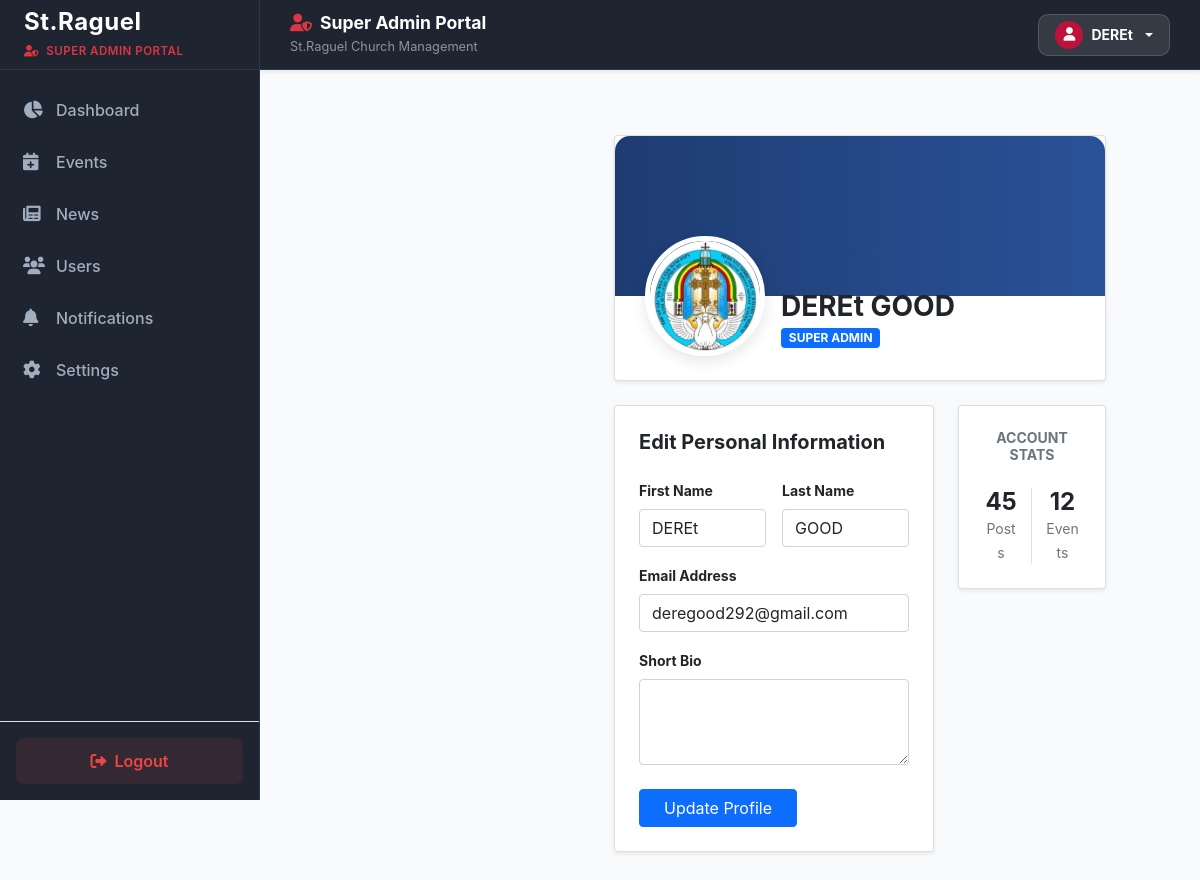
Screenshot of /Super_Admin/admin-profile.php (signed in) with the database file from the repository.
### tables this page shows
CREATE TABLE `users` (
  `id` int(11) NOT NULL,
  `first_name` varchar(50) NOT NULL,
  `last_name` varchar(50) NOT NULL,
  `email` varchar(100) NOT NULL,
  `password` varchar(255) NOT NULL,
  `role` enum('Admin','Editor','Super Admin') DEFAULT 'Admin',
  `photo` varchar(255) DEFAULT 'default_avatar.png',
  `status` enum('active','inactive') DEFAULT 'active',
  `last_seen` datetime DEFAULT NULL,
  `created_at` timestamp NOT NULL DEFAULT current_timestamp(),
  `category` varchar(255) NOT NULL DEFAULT 'None'
);

### Super_Admin/admin-profile.php (the view, shortened to what this page needs)
<?php
include "include/conn.php";
$user_id = isset($_SESSION['user_id']) ? $_SESSION['user_id'] : 1;
$query = "SELECT * FROM users WHERE id = '$user_id'";
$result = mysqli_query($conn, $query);
$user = mysqli_fetch_assoc($result);
$fname = htmlspecialchars($user['first_name']);
$lname = htmlspecialchars($user['last_name']);
$email = htmlspecialchars($user['email']);
$bio   = htmlspecialchars($user['bio'] ?? '');
$role  = htmlspecialchars($user['role']);
$photo = !empty($user['photo']) ? 'uploads/avatars/'.$user['photo'] : 'https://i.pravatar.cc/150?u=admin';
?>
<!DOCTYPE html>
<html lang="en">
<head>
    <link href="https://cdn.jsdelivr.net/npm/bootstrap@5.3.0/dist/css/bootstrap.min.css" rel="stylesheet">
    <link rel="stylesheet" href="https://cdnjs.cloudflare.com/ajax/libs/font-awesome/6.0.0/css/all.min.css">
</head>
<body>
    <?php
    include 'include/header.php';
    include 'include/nav.php'; ?>
    <main id="main-content">
        <div class="container-fluid">
            <div class="card card-custom mb-4 overflow-hidden">
                <div class="profile-cover"></div>
                <div class="profile-avatar-container d-flex align-items-end mb-4">
                    <img src="<?php echo $photo; ?>" alt="Admin" class="profile-avatar">
                    <div class="ms-3 mb-2">
                        <h3 class="fw-bold mb-0"><?php echo $fname . " " . $lname; ?></h3>
                        <span class="badge bg-primary"><?php echo strtoupper($role); ?></span>
                    </div>
                </div>
            </div>
            <div class="row">
                <div class="col-lg-8">
                    <div class="card card-custom p-4 mb-4">
                        <h5 class="fw-bold mb-4">Edit Personal Information</h5>
                        <form action="" method="POST">
                            <div class="row g-3">
                                <div class="col-md-6">
                                    <label class="form-label small fw-bold">First Name</label>
                                    <input type="text" name="first_name" class="form-control" value="<?php echo $fname; ?>" required>
                                </div>
                                <div class="col-md-6">
                                    <label class="form-label small fw-bold">Last Name</label>
                                    <input type="text" name="last_name" class="form-control" value="<?php echo $lname; ?>" required>
                                </div>
                                <div class="col-md-12">
                                    <label class="form-label small fw-bold">Email Address</label>
                                    <input type="email" name="email" class="form-control" value="<?php echo $email; ?>" required>
                                </div>
                                <div class="col-12">
                                    <label class="form-label small fw-bold">Short Bio</label>
                                    <textarea name="bio" class="form-control" rows="3"><?php echo $bio; ?></textarea>
                                </div>
                            </div>
                            <div class="mt-4">
                                <button type="submit" name="update_profile" class="btn btn-primary px-4">Update Profile</button>
                            </div>
                        </form>
                    </div>
                </div>
                <div class="col-lg-4">
                    <div class="card card-custom p-4 mb-4 text-center">
                        <h6 class="text-muted fw-bold small text-uppercase">Account Stats</h6>
                        <div class="row mt-3">
                            <div class="col-6 border-end">
                                <h4 class="fw-bold mb-0">45</h4>
                                <small class="text-muted">Posts</small>
                            </div>
                            <div class="col-6">
                                <h4 class="fw-bold mb-0">12</h4>
                                <small class="text-muted">Events</small>
                            </div>
                        </div>
                    </div>
                </div>
            </div>
        </div>
    </main>
</body>
</html>

### Super_Admin/include/header.php (shortened to what this page needs)
<?php
include 'include/conn.php';
$sql = "SELECT * FROM `users` WHERE id = ?";
$stmt = $conn->prepare($sql);
$stmt->bind_param("i", $_SESSION['user_id']);
$stmt->execute();
$db_user = $stmt->get_result()->fetch_assoc();
$user_name = $db_user['first_name'] ?? ($_SESSION['user_name'] ?? ($_SESSION['user_email'] ?? 'Super Admin'));
$current_page = basename($_SERVER['PHP_SELF']);
?>
<!doctype html>
<html lang="en">
<head>
    <link href="https://cdn.jsdelivr.net/npm/bootstrap@5.0.2/dist/css/bootstrap.min.css" rel="stylesheet">
    <link rel="stylesheet" href="https://cdnjs.cloudflare.com/ajax/libs/font-awesome/6.0.0/css/all.min.css" />
</head>
<body>
<header class="super-admin-header text-white">
  <div class="d-flex align-items-center">
    <div class="d-none d-md-block">
        <h5 class="fw-bold mb-0 d-flex align-items-center gap-2" style="font-size: 1.1rem;">
          <i class="fas fa-user-shield text-danger"></i> Super Admin Portal
        </h5>
        <small class="text-white-50" style="font-size: 0.8rem;">St.Raguel Church Management</small>
    </div>
  </div>
  <div class="dropdown header-profile-dropdown">
    <button class="btn profile-btn dropdown-toggle d-flex align-items-center gap-2" type="button" data-bs-toggle="dropdown" aria-expanded="false">
      <div class="rounded-circle d-flex align-items-center justify-content-center" style="width: 28px; height: 28px; background-color: #be123c; color: #fff; font-size: 0.85rem;">
          <i class="fas fa-user"></i>
      </div>
      <span class="small fw-bold"><?= htmlspecialchars($user_name) ?></span>
    </button>
  </div>
</header>
<nav id="sidebar" class="d-flex flex-column">
    <div class="p-4 brand-wrapper d-flex justify-content-between align-items-center">
        <div>
            <h4 class="fw-bold text-white mb-0" style="letter-spacing: 0.5px;">St.Raguel</h4>
            <small class="text-danger fw-semibold" style="font-size: 0.72rem; letter-spacing: 0.5px; text-transform: uppercase;">
                <i class="fas fa-user-shield me-1"></i> Super Admin Portal
            </small>
        </div>
    </div>
    <ul class="nav flex-column mb-auto px-2 mt-3" style="list-style: none; padding-left: 0;">
        <li class="nav-item mb-1">
            <a href="admin.php" class="nav-link <?= ($current_page == 'admin.php') ? 'active' : ''; ?>">
                <i class="fas fa-chart-pie me-2"></i> Dashboard
            </a>
        </li>
        <li class="nav-item mb-1">
            <a href="admin-events.php" class="nav-link <?= ($current_page == 'admin-events.php') ? 'active' : ''; ?>">
                <i class="fas fa-calendar-plus me-2"></i> Events
            </a>
        </li>
        <li class="nav-item mb-1">
            <a href="admin-news.php" class="nav-link <?= ($current_page == 'admin-news.php') ? 'active' : ''; ?>">
                <i class="fas fa-newspaper me-2"></i> News
            </a>
        </li>
        <li class="nav-item mb-1">
            <a href="admin-users.php" class="nav-link <?= ($current_page == 'active' && $current_page == 'admin-users.php') ? 'active' : ''; ?>">
                <i class="fas fa-users me-2"></i> Users
            </a>
        </li>
        <li class="nav-item mb-1">
            <a href="admin-notifications.php" class="nav-link <?= ($current_page == 'admin-notifications.php') ? 'active' : ''; ?>">
                <i class="fas fa-bell me-2"></i> Notifications
            </a>
        </li>
        <li class="nav-item mb-1">
            <a href="admin-settings.php" class="nav-link <?= ($current_page == 'admin-settings.php') ? 'active' : ''; ?>">
                <i class="fas fa-cog me-2"></i> Settings
            </a>
        </li>
    </ul>
    <div class="p-3 border-top border-secondary-subtle">
        <a href="../logout.php" class="btn btn-logout w-100 d-flex align-items-center justify-content-center gap-2">
            <i class="fas fa-sign-out-alt"></i> Logout
        </a>
    </div>
</nav>
<main class="super-main-wrapper">

### Super_Admin/admin-profile.php (style rules this page uses)
:root { --sidebar-width: 250px; }
body { background-color: #f4f7f6; font-family: 'Inter', sans-serif; }
#sidebar { width: var(--sidebar-width); height: 100vh; position: fixed; background: #1a1d20; color: white; }
#main-content { margin-left: var(--sidebar-width); padding: 40px; }
.profile-cover { height: 160px; background: linear-gradient(to right, #1e3c72, #2a5298); border-radius: 15px 15px 0 0; }
.profile-avatar-container { margin-top: -60px; padding-left: 30px; }
.profile-avatar { width: 120px; height: 120px; border-radius: 50%; border: 5px solid #fff; object-fit: cover; box-shadow: 0 5px 15px rgba(0,0,0,0.1); }
.card-custom { border: none; border-radius: 15px; box-shadow: 0 0.125rem 0.25rem rgba(0, 0, 0, 0.075); }

### Super_Admin/include/header.php (style rules this page uses)
:root { --sidebar-width: 260px; --header-height: 70px; --primary-color: #be123c; --bg-dark-slate: #1e2530; --text-main: #1e293b; --bg-light: #f8fafc; }
body { background-color: var(--bg-light); color: var(--text-main); font-family: 'Inter', sans-serif; margin: 0; padding: 0; box-sizing: border-box; }
.super-admin-header { background: var(--bg-dark-slate) !important; padding: 0 30px !important; height: var(--header-height) !important; border-bottom: 1px solid #2d3748 !important; position: fixed !important; top: 0 !important; right: 0 !important; left: var(--sidebar-width) !important; width: calc(100% - var(--sidebar-width)) !important; z-index: 999 !important; box-shadow: 0 2px 4px rgba(0,0,0,0.08) !important; display: flex !important; justify-content: space-between !important; align-items: center !important; }
.super-main-wrapper { margin-left: var(--sidebar-width) !important; padding-top: calc(var(--header-height) + 25px) !important; padding-left: 30px !important; padding-right: 30px !important; padding-bottom: 40px !important; position: relative !important; z-index: 1 !important; min-height: 100vh; }
#sidebar { width: var(--sidebar-width) !important; min-width: var(--sidebar-width) !important; max-width: var(--sidebar-width) !important; background: var(--bg-dark-slate) !important; color: #ffffff !important; height: 100vh !important; position: fixed !important; left: 0 !important; top: 0 !important; z-index: 1000 !important; border-right: 1px solid #2d3748 !important; margin: 0 !important; padding: 0 !important; display: flex; flex-direction: column; }
.brand-wrapper { border-bottom: 1px solid #2d3748; height: var(--header-height); display: flex; align-items: center; padding: 0 20px; }
#sidebar .nav-link { color: #a0aec0; padding: 12px 15px; border-radius: 8px; font-weight: 500; transition: all 0.2s ease; display: flex; align-items: center; text-decoration: none; }
#sidebar .nav-link i { width: 25px; font-size: 1.1rem; }
.header-profile-dropdown { position: relative !important; }
.profile-btn { background: rgba(255, 255, 255, 0.1) !important; border: 1px solid rgba(255, 255, 255, 0.15) !important; padding: 6px 16px !important; border-radius: 10px !important; color: #ffffff !important; display: flex; align-items: center; gap: 10px; }
.btn-logout { background: rgba(239, 68, 68, 0.1); color: #ef4444; border: 1px solid transparent; padding: 10px; border-radius: 8px; font-weight: 600; text-decoration: none; transition: 0.2s; }

### rows the page displays
users: first_name "DEREt", photo (picture), last_name "GOOD", role "SUPER ADMIN", email "deregood292@gmail.com"
